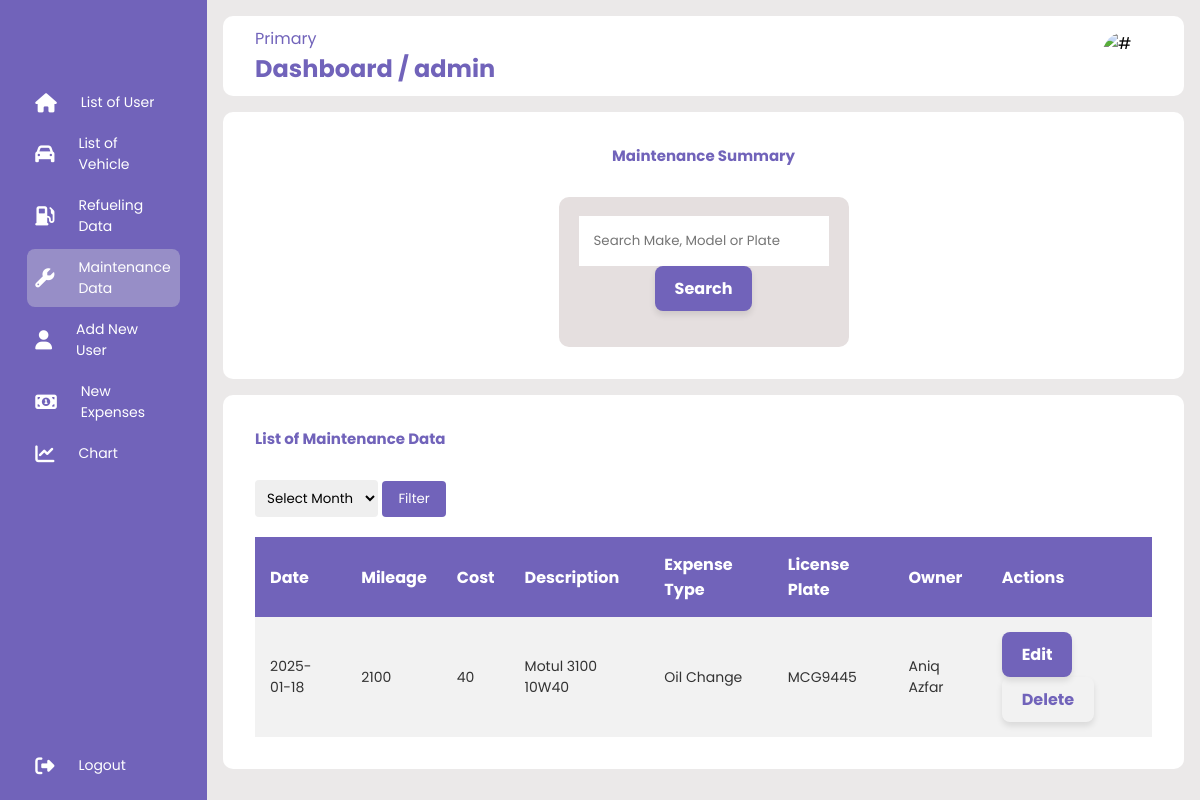
Page /adminmaintenanceInfo.php (signed in) on the committed database.
### tables this page shows
CREATE TABLE `expenses` (
  `ExpensesID` int(10) NOT NULL,
  `VehicleID` int(10) NOT NULL,
  `UserID` int(10) NOT NULL,
  `Date` date NOT NULL,
  `Mileage` int(11) NOT NULL,
  `Cost` float NOT NULL,
  `Description` varchar(200) NOT NULL,
  `Expense_Type_ID` int(10) NOT NULL
);

CREATE TABLE `expenses_type` (
  `Expense_Type_ID` int(10) NOT NULL,
  `Expenses_Name` varchar(200) NOT NULL
);

CREATE TABLE `vehicle` (
  `VehicleID` int(10) NOT NULL,
  `Make` varchar(50) NOT NULL,
  `Model` varchar(50) NOT NULL,
  `License_Plate` varchar(10) NOT NULL
);

CREATE TABLE `user` (
  `UserID` int(10) NOT NULL,
  `Name` varchar(100) NOT NULL,
  `Username` varchar(30) NOT NULL,
  `Password` varchar(20) NOT NULL,
  `Email` varchar(50) NOT NULL,
  `Phone` int(11) NOT NULL,
  `usertype` varchar(10) NOT NULL
);

### adminmaintenanceInfo.php (the view, shortened to what this page needs)
<?php
include 'connect.php';
$usernameee = $_SESSION['username'];
?>
<!DOCTYPE html>
<html lang="en">
<head>
    <link rel="stylesheet" href="CSSOnly/maintenancess2.css" />
    <link rel="stylesheet" href="https://cdnjs.cloudflare.com/ajax/libs/font-awesome/6.4.0/css/all.min.css">
</head>
<body>
    <div class="sidebar">
        <div class="logo"></div>
        <ul class="menu">
        <li class="">
                <a href="admin.php">
                    <i class="fas fa-home"></i>
                    <span>List of User</span>
                </a>
            </li>
            <li class="">
                <a href="adminvehiclelist.php">
                    <i class="fas fas fa-car"></i>
                    <span>List of Vehicle</span>
                </a>
            </li>
            <li class="">
                <a href="adminfuelInfo.php">
                    <i class="fas fa-gas-pump"></i>
                    <span>Refueling Data</span>
                </a>
            </li>
            <li class="active">
                <a href="adminmaintenanceInfo.php">
                    <i class="fas fa-wrench"></i>
                    <span>Maintenance Data</span>
                </a>
            </li>
            <li class="">
                <a href="adminadduser.php">
                    <i class="fas fa-user"></i>
                    <span>Add New User</span>
                </a>
            </li>
            <li class="">
                <a href="adminaddexpense.php">
                    <i class="fas fa-money-bill-alt"></i>
                    <span>New Expenses</span>
                </a>
            </li>
            <li class="">
                <a href="adminChart.php">
                    <i class="fas fa-chart-line"></i>
                    <span>Chart</span>
                </a>
            </li>
            <li class="logout">
                <a href="logout.php">
                    <i class="fas fa-sign-out-alt"></i>
                    <span>Logout</span>
                </a>
            </li>
        </ul>
    </div>
    <div class="main--content">
        <div class="header--wrapper">
            <div class="header--title">
                <span>Primary</span>
                <h2>Dashboard /
                <?php
                    echo htmlspecialchars($usernameee);
                ?>
                </h2>
            </div>
            <img src="assets/dProfileImage.jpg" alt="#">
        </div>
        <div class="card--container">
            <h2 class="main--title">Maintenance Summary</h2>
            <div class="card--wrapper">
                <div class="payment--card">
                    <div class="card--header">
                        <div class="amount">
                            <span class="title">
                            <div style="text-align: center;">
                                <form method="POST" action="">
                                    <input type="text" name="search" placeholder="Search Make, Model or Plate" style="width: 250px; padding: 15px;">
                                    <input type="submit" value="Search" class="styled-button">
                                </form>
                            </div>
                            </span>
                        </div>
                    </div>
                </div>
            </div>
        </div>
        <div class="tabular--wrapper">
            <h3 class="main--title2">List of Maintenance Data</h3>
            <div style="margin-bottom: 20px;">
                <form method="POST" action="">
                    <select name="month" style="padding: 8px; border-radius: 4px;">
                        <option value="">Select Month</option>
                    </select>
                    <input type="submit" value="Filter" style="padding: 8px 16px; border-radius: 4px; background-color: rgba(113, 99, 186, 255); color: white; border: none; cursor: pointer;">
                </form>
            </div>
            <div class="table-container">
                <table>
                    <thead>
                        <tr>
                            <th>Date</th>
                            <th>Mileage</th>
                            <th>Cost</th>
                            <th>Description</th>
                            <th>Expense Type</th>
                            <th>License Plate</th>
                            <th>Owner</th>
                            <th>Actions</th>
                        </tr>
                    </thead>
                    <tbody>
                        <?php
                        $sql = "SELECT e.ExpensesID, e.Date, e.Mileage, e.Cost, e.Description,
                                       et.Expenses_name AS ExpenseType, v.License_Plate, u.Name AS Owner
                                FROM expenses e
                                JOIN expenses_type et ON e.Expense_Type_ID = et.Expense_Type_ID
                                JOIN vehicle v ON e.VehicleID = v.VehicleID
                                JOIN user u ON e.UserID = u.UserID
                                WHERE 1=1";
                        $expensesStmt = $conn->prepare($sql);
                        $expensesStmt->execute();
                        $expensesResult = $expensesStmt->get_result();
                        if ($expensesResult && $expensesResult->num_rows > 0) {
                            while ($row = $expensesResult->fetch_assoc()) {
                                echo "<tr>
                                        <td>" . htmlspecialchars($row['Date']) . "</td>
                                        <td>" . htmlspecialchars($row['Mileage']) . "</td>
                                        <td>" . htmlspecialchars($row['Cost']) . "</td>
                                        <td>" . htmlspecialchars($row['Description']) . "</td>
                                        <td>" . htmlspecialchars($row['ExpenseType']) . "</td>
                                        <td>" . htmlspecialchars($row['License_Plate']) . "</td>
                                        <td>" . htmlspecialchars($row['Owner']) . "</td>
                                        <td>
                                            <a href='updatemaintenance.php?ExpensesID=" . $row['ExpensesID'] . "' class='styled-button'>Edit</a>
                                            <button type='button' class='styled-button' onclick='confirmDelete(" . $row['ExpensesID'] . ")'>Delete</button>
                                        </td>
                                      </tr>";
                            }
                        } else {
                            echo "<tr><td colspan='8'>No maintenance data found.</td></tr>";
                        }
                        ?>
                    </tbody>
                </table>
            </div>
        </div>
    </div>
</body>
</html>

### CSSOnly/maintenancess2.css (style rules this page uses)
* { margin: 0; padding: 0; border: none; outline: none; box-sizing: border-box; font-family: "Poppins", sans-serif; }
body { display: flex; }
.sidebar { position: sticky; top: 0; left: 0; bottom: 0; width: 110px; height: 100vh; padding: 0 1.7rem; color: #fff; overflow: hidden; transition: all 0.5s linear; background: rgba(113, 99, 186, 255); z-index: 100; }
.logo { height: 80px; padding: 16px; }
.menu { height: 88%; position: relative; list-style: none; padding: 0; }
.menu li { padding: 0.5rem; margin: 4px 0; border-radius: 8px; transition: all 0.5 ease-in-out; }
.menu li:hover, .active { background: #e0e0e058; }
.menu a { color: #fff; font-size: 14px; text-decoration: none; display: flex; align-items: center; gap: 1.5rem; }
.menu a span { overflow: hidden; }
.menu a i { font-size: 1.2rem; }
.logout { position: absolute; bottom: 0; left: 0; width: 100%; }
.main--content { position: relative; background: #ebe9e9; width: 100%; padding: 1rem; }
.header--wrapper img { width: 50px; height: 50px; cursor: pointer; border-radius: 50%; }
.header--wrapper { display: flex; justify-content: space-between; align-items: center; flex-wrap: wrap; background: #fff; border-radius: 10px; padding: 10px 2rem; margin-bottom: 1rem; }
.header--title { color: rgba(113, 99, 186, 255); }
.card--container { background: #fff; padding: 2rem; border-radius: 10px; width: auto; margin: 0 auto; }
.card--wrapper { display: flex; justify-content: center; align-items: center; gap: 10rem; flex-wrap: wrap; min-height: 150px; }
.main--title { text-align: center; color: rgba(113, 99, 186, 255); padding-bottom: 30px; font-size: 15px; }
.main--title2 { text-align: left; color: rgba(113, 99, 186, 255); padding-bottom: 30px; font-size: 15px; }
.payment--card { background: rgb(229, 223, 223); border-radius: 10px; padding: 1.2rem; width: 290px; height: 150px; display: flex; flex-direction: column; justify-content:space-between ; transition: all 0.5s ease-in-out; }
.card--header { display: flex; justify-content: space-between; align-items: center; margin-bottom: 20px; }
.amount { display: flex; flex-direction: column; }
.title { font-size:12px ; font-weight: 200; }
.tabular--wrapper { background: #fff; margin-top: 1rem; border-radius: 10px; padding: 2rem; }
.table-container { width: 100%; }
table { width: 100%; border-collapse: collapse; }
thead { background: rgba(113, 99, 186, 255); color: #fff; }
th { padding: 15px; text-align: left; }
tbody { background: #f2f2f2; }
td { padding: 15px; font-size: 14px; color: #333; }
.table-container button { color: rgba(113, 99, 186, 255); border: none;; background: none; cursor: pointer; }
.styled-button { display: inline-block; padding: 10px 20px; text-align: center; font-size: 16px; font-weight: bold; text-decoration: none; color: white; background: rgba(113, 99, 186, 255); border: none; border-radius: 8px; box-shadow: 0 4px 6px rgba(0, 0, 0, 0.1); transition: all 0.3s ease; }

### rows in the picture
expenses: Date "2025-01-18", Mileage "2100", Cost "40", Description "Motul 3100 10W40", Expense_Type_ID.Expenses_Name "Oil Change", VehicleID.License_Plate "MCG9445", UserID.Name "Aniq Azfar"

### other values in the picture
$usernameee "admin"
